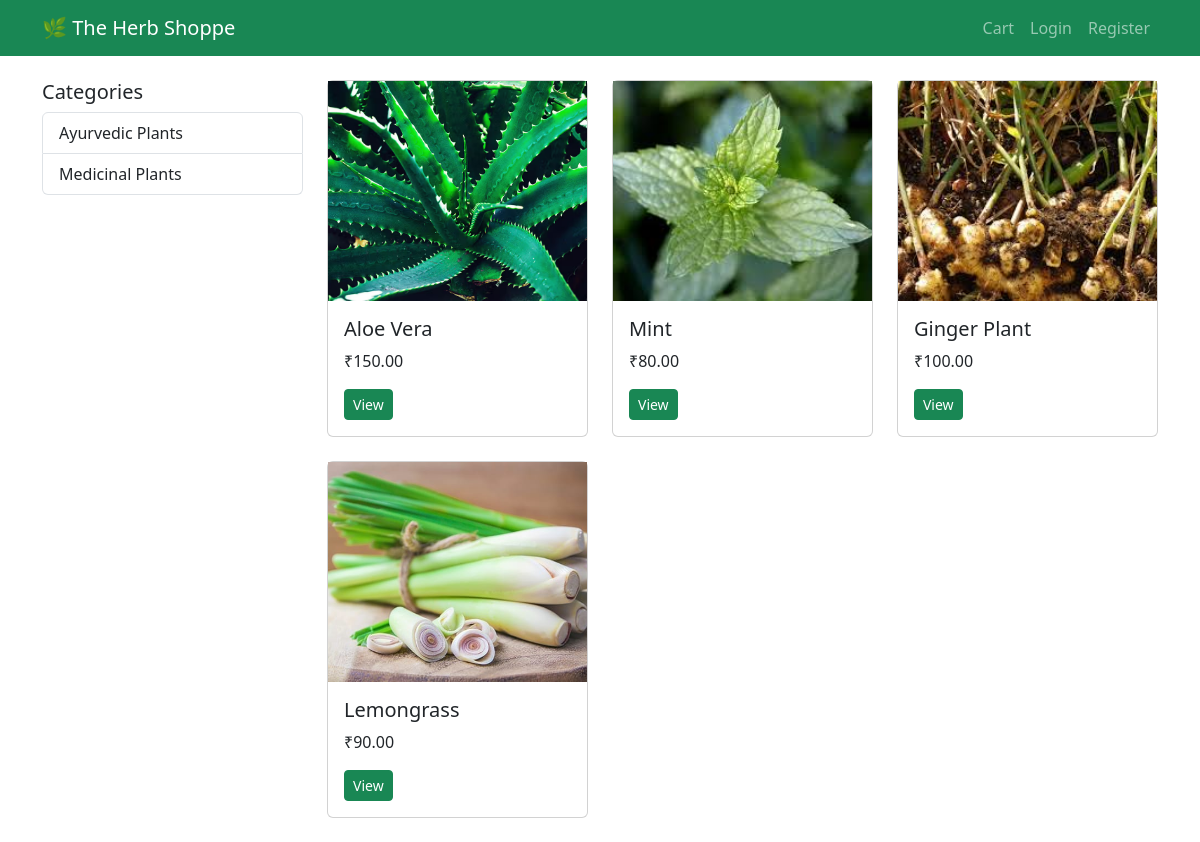
The page /category/Medicinal/ on the database its author committed.
### products/models.py (models this page shows, shortened)
class Category(models.Model):
    name = models.CharField(max_length=100, unique=True)
    slug = models.SlugField(max_length=120, unique=True)

class Product(models.Model):
    category = models.ForeignKey(
        Category,
        on_delete=models.CASCADE,
        related_name='products'
    )
    name = models.CharField(max_length=200)
    slug = models.SlugField(max_length=220, unique=True)
    description = models.TextField()
    price = models.DecimalField(max_digits=8, decimal_places=2)
    stock = models.PositiveIntegerField()
    image = models.ImageField(upload_to='products/')
    is_available = models.BooleanField(default=True)
    created_at = models.DateTimeField(auto_now_add=True)

### products/views.py (the view)
# urls.py: path('', views.product_list, name='product_list'),
def product_list(request, category_slug=None):
    category = None
    categories = Category.objects.all()
    products = Product.objects.filter(is_available=True)
    if category_slug:
        category = get_object_or_404(Category, slug=category_slug)
        products = products.filter(category=category)
    context = {
        'category': category,
        'categories': categories,
        'products': products
    }
    return render(request, 'products/product_list.html', context)

### templates/products/product_list.html
{% extends 'base.html' %}
{% block content %}
<div class="row">
  <div class="col-md-3">
    <h5>Categories</h5>
    <ul class="list-group">
      {% for cat in categories %}
        <a href="{% url 'products:category_filter' cat.slug %}"
           class="list-group-item list-group-item-action">
          {{ cat.name }}
        </a>
      {% endfor %}
    </ul>
  </div>
  <div class="col-md-9">
    <div class="row">
      {% for product in products %}
        <div class="col-md-4 mb-4">
          <div class="card h-100 product-card">
            <div class="product-image-wrapper">
            <img src="{{ product.image.url }}" alt="{{ product.name }}">
            </div>
            <div class="card-body">
              <h5 class="card-title">{{ product.name }}</h5>
              <p class="card-text">₹{{ product.price }}</p>
              <a href="{% url 'products:product_detail' product.slug %}"
                 class="btn btn-success btn-sm">View</a>
            </div>
          </div>
        </div>
      {% endfor %}
    </div>
  </div>
</div>
{% endblock %}

### templates/base.html (style rules this page uses)
.product-image-wrapper { width: 100%; height: 220px; overflow: hidden; display: flex; align-items: center; justify-content: center; background: #f8f9fa; }
.product-image-wrapper img { width: 100%; height: 100%; object-fit: cover; }
.product-image-wrapper img { width: 100%; height: 100%; object-fit: cover; transition: transform 0.4s ease; }
.product-card { transition: transform 0.3s ease, box-shadow 0.3s ease; }

### rows shown on the page
Category: name "Ayurvedic Plants"
Category: name "Medicinal Plants"
Product: image (picture), name "Aloe Vera", price "150.00"
Product: image (picture), name "Mint", price "80.00"
Product: image (picture), name "Ginger Plant", price "100.00"
Product: image (picture), name "Lemongrass", price "90.00"
